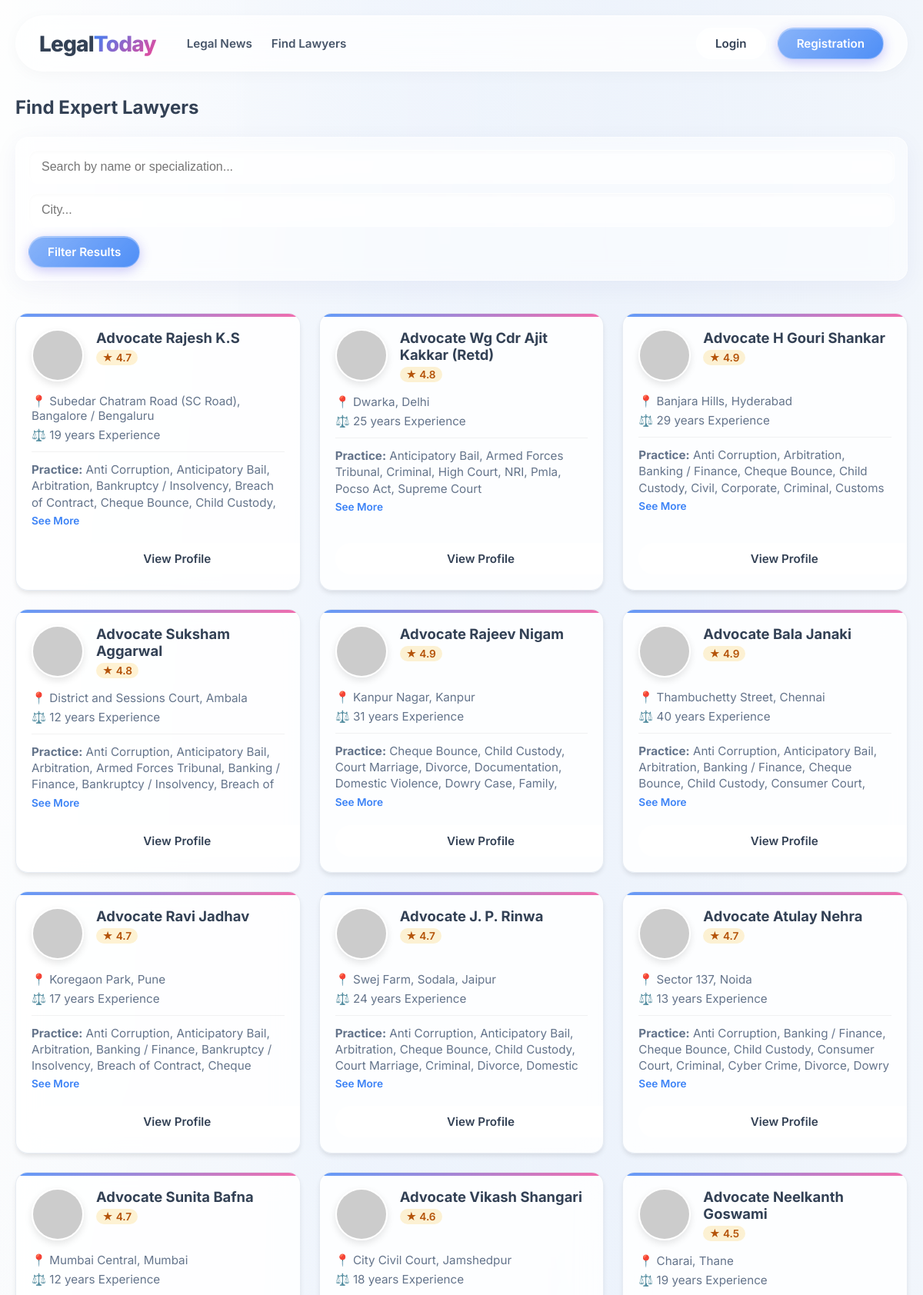
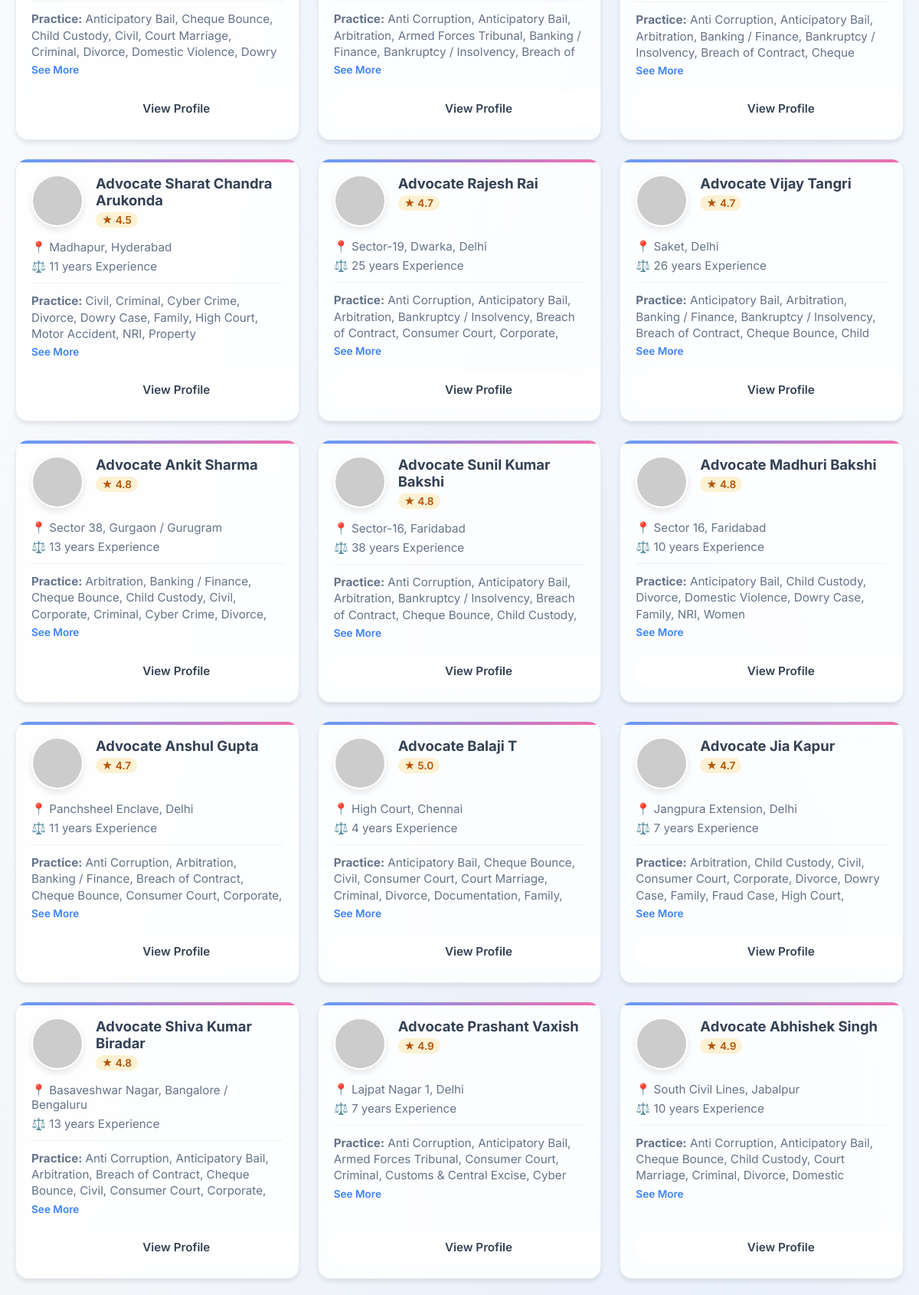
The page /lawyers (upper part) on the database its author committed (2 pictures, top to bottom).
### tables this page shows
CREATE TABLE lawyers (
        id INTEGER PRIMARY KEY AUTOINCREMENT,
        name TEXT,
        url TEXT,
        image_url TEXT,
        city TEXT,
        state TEXT,
        address TEXT,
        specialization TEXT,
        experience TEXT,
        rating TEXT
    );

### app.py (the view)
@app.route('/lawyers')
def lawyers():
    conn = get_db_connection()
    cursor = conn.cursor()
    query = request.args.get('query', '').strip()
    city = request.args.get('city', '').strip()
    sql = "SELECT * FROM lawyers WHERE 1=1"
    params = []
    if query:
        sql += " AND (name LIKE ? OR specialization LIKE ?)"
        params.extend([f'%{query}%', f'%{query}%'])
    if city:
        sql += " AND city LIKE ?"
        params.append(f'%{city}%')
    cursor.execute(sql, params)
    lawyers_data = cursor.fetchall()
    conn.close()
    return render_template("lawyers.html", lawyers=lawyers_data, query=query, city=city,
                           login_status=session.get("login_status", False), name=session.get("name"))

### app.py (called while the page is built)
def get_db_connection():
    conn = sqlite3.connect('users.db')
    conn.row_factory = sqlite3.Row
    return conn

### templates/lawyers.html (shortened to what this page needs)
<!DOCTYPE html>
<html lang="en">
<head>
    <link rel="stylesheet" href="../static/css/styles.css">
    <link rel="stylesheet" href="../static/css/layout.css">
    <link rel="stylesheet" href="../static/css/buttons.css">
    <link rel="stylesheet" href="../static/css/content.css">
    <link rel="stylesheet" href="../static/css/form.css">
    <link rel="stylesheet" href="../static/css/auth.css">
    <link rel="stylesheet" href="../static/css/results.css">
    <link rel="stylesheet" href="../static/css/user.css">
    <link rel="stylesheet" href="../static/css/lawyers.css">
</head>
<body>
    <div class="page-container">
        <div class="content-wrapper">
            <header class="header">
                <a href="{{ url_for('index') }}" class="logo">Legal<span>Today</span></a>
                <nav class="header-nav">
                    <a href="{{ url_for('news') }}">Legal News</a>
                    <a href="{{ url_for('lawyers') }}">Find Lawyers</a>
                </nav>
                <div class="header-right">
                    {% if login_status==False %}
                    <div class="header-buttons">
                        <button id="login-but" class="button-l">Login</button>
                        <button id="register-but" class="button-r">Registration</button>
                    </div>
                    {% endif %}
                </div>
            </header>
            <main class="main-content">
                <div class="results-container">
                    <h2 style="margin-bottom: 1.5rem; color: var(--color-text-main); font-weight: 700;">Find Expert Lawyers</h2>
                    <form class="filter-bar" action="{{ url_for('lawyers') }}" method="GET">
                        <input type="text" name="query" class="filter-input" placeholder="Search by name or specialization..." value="{{ query }}">
                        <input type="text" name="city" class="filter-input" placeholder="City..." value="{{ city }}">
                        <button type="submit" class="button-r">Filter Results</button>
                    </form>
                    {% if lawyers %}
                    <div class="lawyer-grid">
                        {% for lawyer in lawyers %}
                        <div class="lawyer-card">
                            <div class="lawyer-header">
                                <img src="{{ lawyer['image_url'] }}" alt="{{ lawyer['name'] }}" class="lawyer-img" onerror="this.src='https://via.placeholder.com/64'">
                                <div class="lawyer-info">
                                    <h3>{{ lawyer['name'] }}</h3>
                                    {% if lawyer['rating'] != 'N/A' %}
                                    <div class="rating-badge">
                                        ★ {{ lawyer['rating'] }}
                                    </div>
                                    {% endif %}
                                </div>
                            </div>
                            <div class="lawyer-details">
                                <div class="detail-row">📍 {{ lawyer['city'] }}, {{ lawyer['state'] }}</div>
                                {% if lawyer['experience'] != 'N/A' %}
                                <div class="detail-row">⚖️ {{ lawyer['experience'] }} Experience</div>
                                {% endif %}
                                <div class="practice-areas">
                                    <strong>Practice:</strong> {{ lawyer['specialization'] }}
                                </div>
                                <button class="see-more" onclick="togglePractice(this)">See More</button>
                            </div>
                            <div class="lawyer-action">
                                <a href="{{ lawyer['url'] }}" target="_blank" class="button-l" style="width:100%; text-align:center;">View Profile</a>
                            </div>
                        </div>
                        {% endfor %}
                    </div>
                    {% else %}
                    <div class="no-results" style="text-align: center; padding: 40px; color: var(--color-text-muted);">
                        <p>No lawyers found matching your criteria.</p>
                    </div>
                    {% endif %}
                </div>
            </main>
        </div>
    </div>
</body>
</html>

### static/css/styles.css (style rules this page uses)
:root { --glass-bg: rgba(255, 255, 255, 0.85); --glass-border: rgba(226, 232, 240, 0.8); --glass-shadow: 0 4px 6px -1px rgba(0, 0, 0, 0.1); --glass-blur: blur(16px); --color-primary: #3b82f6; --color-primary-hover: #2563eb; --color-text-main: #334155; --color-text-muted: #64748b; --color-danger: #ef4444; --font-family: 'Inter', system-ui, -apple-system, sans-serif; --radius-lg: 20px; --radius-md: 16px; --radius-sm: 10px; }
body { font-family: var(--font-family); margin: 0; padding: 0; color: var(--color-text-main); background-color: #f8fafc; background-image: radial-gradient(at 40% 20%, rgba(59, 130, 246, 0.05) 0px, transparent 50%), radial-gradient(at 80% 0%, rgba(59, 130, 246, 0.05) 0px, transparent 50%), radial-gradient(at 0% 50%, rgba(148, 163, 184, 0.05) 0px, transparent 50%), radial-gradient(at 80% 50%, rgba(59, 130, 246, 0.05) 0px, transparent 50%), radial-gradient(at 0% 100%, rgba(148, 163, 184, 0.05) 0px, transparent 50%), radial-gradient(at 80% 100%, rgba(59, 130, 246, 0.05) 0px, transparent 50%), radial-gradient(at 0% 0%, rgba(255, 255, 255, 0.8) 0px, transparent 50%); background-attachment: fixed; background-size: cover; min-height: 100vh; }

### static/css/layout.css (style rules this page uses)
.page-container { min-height: 100vh; display: flex; flex-direction: column; align-items: center; padding: 0 20px; }
.content-wrapper { width: 100%; max-width: 1200px; margin-top: 20px; margin-bottom: 40px; }
.header { display: flex; align-items: center; padding: 15px 30px; margin-bottom: 30px; background: rgba(255, 255, 255, 0.75); backdrop-filter: blur(20px); -webkit-backdrop-filter: blur(20px); border: 1px solid rgba(255, 255, 255, 0.9); box-shadow: 0 4px 20px rgba(0,0,0,0.03); border-radius: 100px; position: sticky; top: 20px; z-index: 100; }
.logo { font-size: 1.75rem; font-weight: 800; letter-spacing: -0.03em; color: var(--color-text-main); text-decoration: none; display: flex; align-items: center; margin-right: 40px; white-space: nowrap; }
.logo span { color: var(--color-primary); background: linear-gradient(135deg, var(--color-primary) 0%, #ec4899 100%); -webkit-background-clip: text; -webkit-text-fill-color: transparent; }
.header-nav { display: flex; gap: 25px; margin-right: auto; }
.header-nav a { color: #475569; text-decoration: none; font-weight: 600; font-size: 0.95rem; transition: color 0.2s ease; }
.header-right { display: flex; align-items: center; gap: 15px; }
.header-buttons { display: flex; gap: 15px; align-items: center; }
.main-content { width: 100%; animation: fadeIn 0.6s ease-out; }

### static/css/buttons.css (style rules this page uses)
button, .button-l, .button-r, .button-primary { font-family: var(--font-family); cursor: pointer; border: none; outline: none; transition: all 0.3s cubic-bezier(0.4, 0, 0.2, 1); }
.button-r, .button-primary { background: linear-gradient(135deg, rgba(255,255,255,0.4) 0%, rgba(255,255,255,0.1) 100%), var(--color-primary); backdrop-filter: blur(10px); border: 1px solid rgba(255, 255, 255, 0.3); box-shadow: 0 4px 15px rgba(79, 70, 229, 0.3), inset 0 1px 0 rgba(255,255,255,0.4); color: white; font-weight: 600; padding: 10px 24px; border-radius: 50px; font-size: 0.95rem; text-decoration: none; display: inline-block; }
.button-l { background: rgba(255, 255, 255, 0.5); backdrop-filter: blur(8px); border: 1px solid rgba(255, 255, 255, 0.6); color: var(--color-text-main); font-weight: 600; padding: 10px 24px; border-radius: 50px; font-size: 0.95rem; text-decoration: none; display: inline-block; }
.show-hide-btn, .see-more { background: transparent; border: none; color: var(--color-primary); font-weight: 600; font-size: 0.85rem; padding: 0; margin-top: 5px; cursor: pointer; text-decoration: none; position: relative; }
.show-hide-btn::after, .see-more::after { content: ''; position: absolute; width: 100%; transform: scaleX(0); height: 2px; bottom: -2px; left: 0; background-color: var(--color-primary); transform-origin: bottom right; transition: transform 0.25s ease-out; }

### static/css/content.css (style rules this page uses)
.main-content { margin-top: 2rem; }

### static/css/form.css (style rules this page uses)
.filter-input, .form-input { width: 100%; box-sizing: border-box; background: rgba(255, 255, 255, 0.5); border: 1px solid rgba(255, 255, 255, 0.6); backdrop-filter: blur(10px); padding: 12px 16px; border-radius: 12px; color: var(--color-text-main); font-size: 1rem; outline: none; transition: all 0.3s; box-shadow: inset 0 2px 4px rgba(0,0,0,0.02); }

### rows shown on the page
lawyers: name "Advocate Rajesh K.S", rating "4.7", city "Subedar Chatram Road (SC Road)", state "Bangalore / Bengaluru", experience "19 years", specialization "Anti Corruption, Anticipatory Bail, Arbitration, Bankruptcy / Insolvency, Breach of Contract, Cheque Bounce, Child Custody,…"
lawyers: name "Advocate Wg Cdr Ajit Kakkar (Retd)", rating "4.8", city "Dwarka", state "Delhi", experience "25 years", specialization "Anticipatory Bail, Armed Forces Tribunal, Criminal, High Court, NRI, Pmla, Pocso Act, Supreme Court"
lawyers: name "Advocate H Gouri Shankar", rating "4.9", city "Banjara Hills", state "Hyderabad", experience "29 years", specialization "Anti Corruption, Arbitration, Banking / Finance, Cheque Bounce, Child Custody, Civil, Corporate, Criminal, Customs…"
lawyers: name "Advocate Suksham Aggarwal", rating "4.8", city "District and Sessions Court", state "Ambala", experience "12 years", specialization "Anti Corruption, Anticipatory Bail, Arbitration, Armed Forces Tribunal, Banking / Finance, Bankruptcy / Insolvency, Breach of…"
lawyers: name "Advocate Rajeev Nigam", rating "4.9", city "Kanpur Nagar", state "Kanpur", experience "31 years", specialization "Cheque Bounce, Child Custody, Court Marriage, Divorce, Documentation, Domestic Violence, Dowry Case, Family,…"
lawyers: name "Advocate Bala Janaki", rating "4.9", city "Thambuchetty Street", state "Chennai", experience "40 years", specialization "Anti Corruption, Anticipatory Bail, Arbitration, Banking / Finance, Cheque Bounce, Child Custody, Consumer Court,…"
lawyers: name "Advocate Ravi Jadhav", rating "4.7", city "Koregaon Park", state "Pune", experience "17 years", specialization "Anti Corruption, Anticipatory Bail, Arbitration, Banking / Finance, Bankruptcy / Insolvency, Breach of Contract, Cheque…"
lawyers: name "Advocate J. P. Rinwa", rating "4.7", city "Swej Farm, Sodala", state "Jaipur", experience "24 years", specialization "Anti Corruption, Anticipatory Bail, Arbitration, Cheque Bounce, Child Custody, Court Marriage, Criminal, Divorce, Domestic…"
lawyers: name "Advocate Atulay Nehra", rating "4.7", city "Sector 137", state "Noida", experience "13 years", specialization "Anti Corruption, Banking / Finance, Cheque Bounce, Child Custody, Consumer Court, Criminal, Cyber Crime, Divorce, Dowry…"
lawyers: name "Advocate Sunita Bafna", rating "4.7", city "Mumbai Central", state "Mumbai", experience "12 years", specialization "Anticipatory Bail, Cheque Bounce, Child Custody, Civil, Court Marriage, Criminal, Divorce, Domestic Violence, Dowry…"
lawyers: name "Advocate Vikash Shangari", rating "4.6", city "City Civil Court", state "Jamshedpur", experience "18 years", specialization "Anti Corruption, Anticipatory Bail, Arbitration, Armed Forces Tribunal, Banking / Finance, Bankruptcy / Insolvency, Breach of…"
lawyers: name "Advocate Neelkanth Goswami", rating "4.5", city "Charai", state "Thane", experience "19 years", specialization "Anti Corruption, Anticipatory Bail, Arbitration, Banking / Finance, Bankruptcy / Insolvency, Breach of Contract, Cheque…"
lawyers: name "Advocate Sharat Chandra Arukonda", rating "4.5", city "Madhapur", state "Hyderabad", experience "11 years", specialization "Civil, Criminal, Cyber Crime, Divorce, Dowry Case, Family, High Court, Motor Accident, NRI, Property"
lawyers: name "Advocate Rajesh Rai", rating "4.7", city "Sector-19, Dwarka", state "Delhi", experience "25 years", specialization "Anti Corruption, Anticipatory Bail, Arbitration, Bankruptcy / Insolvency, Breach of Contract, Consumer Court, Corporate,…"
lawyers: name "Advocate Vijay Tangri", rating "4.7", city "Saket", state "Delhi", experience "26 years", specialization "Anticipatory Bail, Arbitration, Banking / Finance, Bankruptcy / Insolvency, Breach of Contract, Cheque Bounce, Child…"
lawyers: name "Advocate Ankit Sharma", rating "4.8", city "Sector 38", state "Gurgaon / Gurugram", experience "13 years", specialization "Arbitration, Banking / Finance, Cheque Bounce, Child Custody, Civil, Corporate, Criminal, Cyber Crime, Divorce,…"
lawyers: name "Advocate Sunil Kumar Bakshi", rating "4.8", city "Sector-16", state "Faridabad", experience "38 years", specialization "Anti Corruption, Anticipatory Bail, Arbitration, Bankruptcy / Insolvency, Breach of Contract, Cheque Bounce, Child Custody,…"
lawyers: name "Advocate Madhuri Bakshi", rating "4.8", city "Sector 16", state "Faridabad", experience "10 years", specialization "Anticipatory Bail, Child Custody, Divorce, Domestic Violence, Dowry Case, Family, NRI, Women"
lawyers: name "Advocate Anshul Gupta", rating "4.7", city "Panchsheel Enclave", state "Delhi", experience "11 years", specialization "Anti Corruption, Arbitration, Banking / Finance, Breach of Contract, Cheque Bounce, Consumer Court, Corporate,…"
lawyers: name "Advocate Balaji T", rating "5.0", city "High Court", state "Chennai", experience "4 years", specialization "Anticipatory Bail, Cheque Bounce, Civil, Consumer Court, Court Marriage, Criminal, Divorce, Documentation, Family,…"
lawyers: name "Advocate Jia Kapur", rating "4.7", city "Jangpura Extension", state "Delhi", experience "7 years", specialization "Arbitration, Child Custody, Civil, Consumer Court, Corporate, Divorce, Dowry Case, Family, Fraud Case, High Court,…"
lawyers: name "Advocate Shiva Kumar Biradar", rating "4.8", city "Basaveshwar Nagar", state "Bangalore / Bengaluru", experience "13 years", specialization "Anti Corruption, Anticipatory Bail, Arbitration, Breach of Contract, Cheque Bounce, Civil, Consumer Court, Corporate,…"
lawyers: name "Advocate Prashant Vaxish", rating "4.9", city "Lajpat Nagar 1", state "Delhi", experience "7 years", specialization "Anti Corruption, Anticipatory Bail, Armed Forces Tribunal, Consumer Court, Criminal, Customs & Central Excise, Cyber…"
lawyers: name "Advocate Abhishek Singh", rating "4.9", city "South Civil Lines", state "Jabalpur", experience "10 years", specialization "Anti Corruption, Anticipatory Bail, Cheque Bounce, Child Custody, Court Marriage, Criminal, Divorce, Domestic…"
